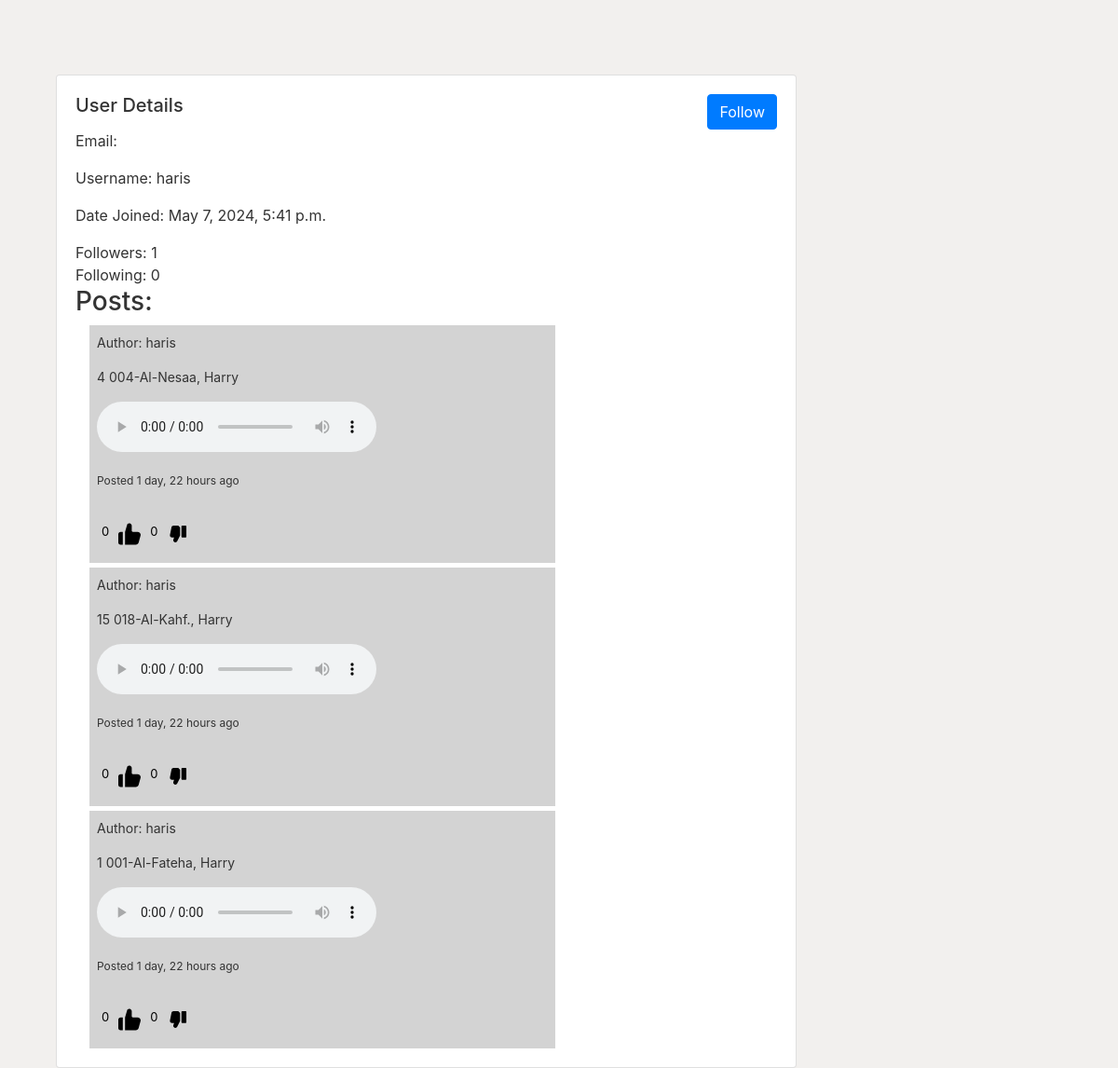
Screenshot of /profile/25/ (signed in) with the database file from the repository.
### user/models.py (models this page shows)
class Post(models.Model):
    juza=models.CharField(max_length=100,blank=True,null=True)
    surah= models.CharField(max_length=100,blank=True,null=True)
    reader= models.CharField(max_length=100,blank=True,null=True)
    file = models.FileField(upload_to="posts")
    content = models.TextField(max_length=1000)
    date_posted = models.DateTimeField(default=timezone.now)
    author = models.ForeignKey(User, on_delete=models.CASCADE)
    def like_count(self):
        return self.likes_dislikes.filter(like=True).count()
    def dislike_count(self):
        return self.likes_dislikes.filter(dislike=True).count()

### user/views.py (the view)
# urls.py: path('profile/<int:id>/', views.profile, name="profile"),
@login_required
def profile(request, id):
    user_data = User.objects.get(id=id)
    user_posts = Post.objects.filter(author=user_data)
    follower_count = Follower.objects.filter(user=user_data).count()
    following_count = Follower.objects.filter(follower=user_data).count()
    followers = Follower.objects.filter(user=user_data).select_related('follower')
    follows = Follower.objects.filter(follower=user_data).select_related('user')
    context = {
        'user_data': user_data,
        'user_posts': user_posts,
        'followers': followers,
        'follows': follows,
        'follower_count': follower_count,
        'following_count': following_count,
    }
    return render(request, 'user/accounts/profile.html', context)

### user/templates/user/accounts/profile.html (shortened to what this page needs)
{% extends "user/base.html" %}
{% block content %}
<div class="container">
    <div class="card">
        <div class="card-body">
            <div class="d-flex flex-row justify-content-between">
                <h5 class="card-title fw-bolder ">User Details</h5>
                <a href="/follow/{{ user_data.id }}/" class="btn btn-primary">Follow</a>
            </div>
            <p>Email: {{ user_data.email }}</p>
            <p>Username: {{ user_data.username }}</p>
            <p>Date Joined: {{ user_data.date_joined }}</p>
            <div class="d-flex flex-row">
                Followers: {{follower_count}}
            </div>
            <div>
                Following: {{following_count}}
            </div>
            <h3>Posts:</h3>
            <div class="col-md-3">
                {% if user_posts %} {% for post in user_posts %}
                <div class="level-item has-text-centered "
                    style="background-color: lightgray; padding: 8px; margin-top: 5px; width: 500px;">
                    <p style="font-size: 14px">Author: {{ post.author.username }}
                    <p style="font-size: 14px">
                        {{ post.juza }} {{ post.surah }}, {{ post.reader }}
                    </p>
                    <audio controls>
                        <source src="/media/{{ post.file }}" type="audio/mpeg" />
                        <source src="/media/{{ post.file }}" type="audio/webm" />
                    </audio>
                    <div class="row">
                        <div class="col-md-8">
                            <p style="font-size: 12px; margin-top: 10px">
                                Posted {{ post.date_posted|timesince }} ago
                            </p>
                        </div>
                        <div class="col-md-4" style="margin-top: 20px; margin-left: 20px">
                            <div class="row">
                                <a class="like-btn" data-post-id="{{ post.id }}">
                                    <p id="like-count-{{ post.id }}">{{ post.like_count }}</p>
                                </a>
                                <a class="dislike-btn" data-post-id="{{ post.id }}">
                                    <p id="dislike-count-{{ post.id }}">{{ post.dislike_count }}</p>
                                </a>
                            </div>
                        </div>
                    </div>
                </div>
                {% endfor %} {% else %}
                <p>No Post found.</p>
                {% endif %}
            </div>
        </div>
    </div>
</div>
{% endblock %}

### user/static/user/name.css (style rules this page uses)
body { background:#f2f0ee; color: #333333; margin-top: 5rem; }

### user/templates/user/accounts/profile.html (style rules this page uses)
.like-btn { flex-direction: row; display: flex; }
.like-btn p { margin-right: 10px; font-size: 13px; color: black; text-decoration: none; }
.dislike-btn { flex-direction: row; display: flex; }
.dislike-btn p { margin-right: 10px; margin-left: 10px; font-size: 13px; color: black; text-decoration: none; }

### rows the page displays
Post: author.username "haris", juza "4", surah "004-Al-Nesaa", reader "Harry", date_posted "1 day, 22 hours", like_count "0", dislike_count "0"
Post: author.username "haris", juza "15", surah "018-Al-Kahf.", reader "Harry", date_posted "1 day, 22 hours", like_count "0", dislike_count "0"
Post: author.username "haris", juza "1", surah "001-Al-Fateha", reader "Harry", date_posted "1 day, 22 hours", like_count "0", dislike_count "0"

### other values shown
{{ user_data.username }} "haris"
{{ user_data.date_joined }} "May 7, 2024, 5:41 p.m."
{{ follower_count }} "1"
{{ following_count }} "0"
